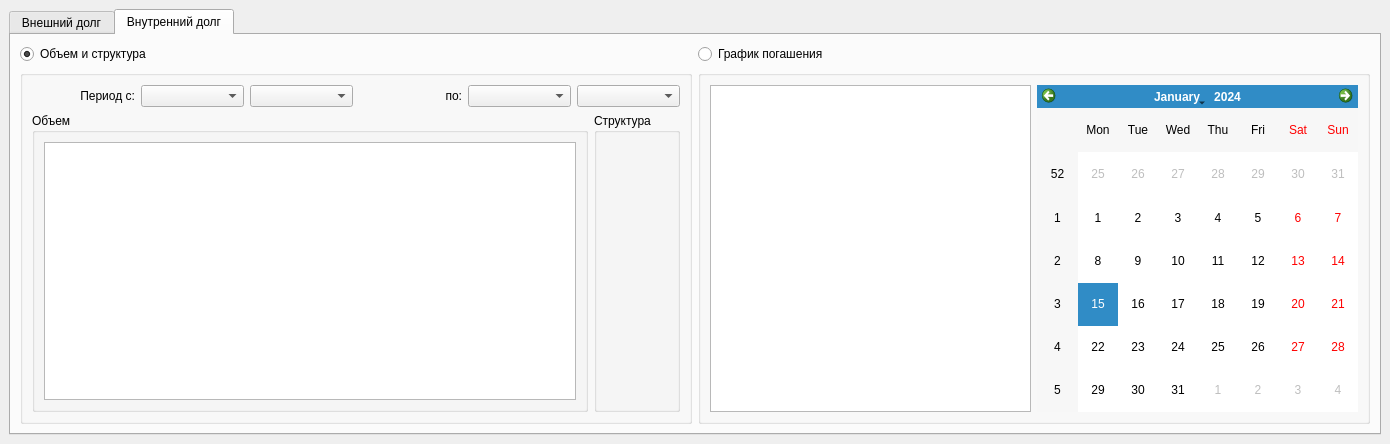
<?xml version="1.0" encoding="UTF-8"?>
<ui version="4.0">
 <class>MainWindow</class>
 <widget class="QMainWindow" name="MainWindow">
  <property name="geometry">
   <rect>
    <x>0</x>
    <y>0</y>
    <width>1390</width>
    <height>444</height>
   </rect>
  </property>
  <property name="windowTitle">
   <string>&quot;ВиГоД&quot;</string>
  </property>
  <widget class="QWidget" name="centralwidget">
   <layout class="QVBoxLayout" name="verticalLayout">
    <item>
     <widget class="QTabWidget" name="tabWidget">
      <property name="currentIndex">
       <number>1</number>
      </property>
      <widget class="QWidget" name="ExternalTab">
       <property name="enabled">
        <bool>true</bool>
       </property>
       <attribute name="title">
        <string>Внешний долг</string>
       </attribute>
       <layout class="QVBoxLayout" name="verticalLayout_5">
        <item>
         <layout class="QHBoxLayout" name="ExternalTopLayout">
          <item>
           <widget class="QRadioButton" name="ExternalVolumeRB">
            <property name="text">
             <string>Объем и структура</string>
            </property>
            <property name="checked">
             <bool>true</bool>
            </property>
           </widget>
          </item>
          <item>
           <widget class="QRadioButton" name="ExternalRepaymentRB">
            <property name="text">
             <string>График погашения</string>
            </property>
           </widget>
          </item>
         </layout>
        </item>
        <item>
         <layout class="QHBoxLayout" name="ExternalMainLayout">
          <item>
           <widget class="QGroupBox" name="ExternalVolumeGrBx">
            <property name="enabled">
             <bool>true</bool>
            </property>
            <property name="title">
             <string/>
            </property>
            <property name="flat">
             <bool>true</bool>
            </property>
            <layout class="QVBoxLayout" name="verticalLayout_6">
             <item>
              <layout class="QHBoxLayout" name="ExternalVolumeTopLayout">
               <item>
                <widget class="QLabel" name="ExternalVolumeFromLabel">
                 <property name="text">
                  <string>Период с:</string>
                 </property>
                 <property name="alignment">
                  <set>Qt::AlignRight|Qt::AlignTrailing|Qt::AlignVCenter</set>
                 </property>
                </widget>
               </item>
               <item>
                <widget class="QComboBox" name="ExternalVolumeFromMonthCmBx">
                 <property name="currentText">
                  <string/>
                 </property>
                 <property name="maxVisibleItems">
                  <number>12</number>
                 </property>
                 <property name="placeholderText">
                  <string/>
                 </property>
                </widget>
               </item>
               <item>
                <widget class="QComboBox" name="ExternalVolumeFromYearCmBx"/>
               </item>
               <item>
                <widget class="QLabel" name="ExternalVolumeToLabel">
                 <property name="text">
                  <string>по:</string>
                 </property>
                 <property name="alignment">
                  <set>Qt::AlignRight|Qt::AlignTrailing|Qt::AlignVCenter</set>
                 </property>
                </widget>
               </item>
               <item>
                <widget class="QComboBox" name="ExternalVolumeToMonthCmBx">
                 <property name="currentText">
                  <string/>
                 </property>
                 <property name="maxVisibleItems">
                  <number>12</number>
                 </property>
                 <property name="placeholderText">
                  <string/>
                 </property>
                </widget>
               </item>
               <item>
                <widget class="QComboBox" name="ExternalVolumeToYearCmBx"/>
               </item>
              </layout>
             </item>
             <item>
              <layout class="QHBoxLayout" name="ExternalVolumeMainLayout">
               <item>
                <widget class="QGroupBox" name="ExternalVolumeChartGrBx">
                 <property name="title">
                  <string>Объем</string>
                 </property>
                 <layout class="QGridLayout" name="gridLayout_2">
                  <item row="0" column="0">
                   <widget class="QChartView" name="ExternalVolumeChartView"/>
                  </item>
                 </layout>
                </widget>
               </item>
               <item>
                <widget class="QGroupBox" name="ExternalVolumeInfoGrBx">
                 <property name="title">
                  <string>Структура</string>
                 </property>
                 <layout class="QVBoxLayout" name="verticalLayout_7"/>
                </widget>
               </item>
              </layout>
             </item>
            </layout>
           </widget>
          </item>
          <item>
           <widget class="QGroupBox" name="ExternalRepaymentGrBx">
            <property name="title">
             <string/>
            </property>
            <layout class="QHBoxLayout" name="horizontalLayout_2">
             <item>
              <widget class="QChartView" name="ExternalRepaymentChartView"/>
             </item>
             <item>
              <widget class="QCalendarWidget" name="ExternalRepaymentCalendar"/>
             </item>
            </layout>
           </widget>
          </item>
         </layout>
        </item>
       </layout>
      </widget>
      <widget class="QWidget" name="InternalTab">
       <attribute name="title">
        <string>Внутренний долг</string>
       </attribute>
       <layout class="QVBoxLayout" name="verticalLayout_3">
        <item>
         <layout class="QHBoxLayout" name="InternalTopLayout">
          <item>
           <widget class="QRadioButton" name="InternalVolumeRB">
            <property name="text">
             <string>Объем и структура</string>
            </property>
            <property name="checked">
             <bool>true</bool>
            </property>
           </widget>
          </item>
          <item>
           <widget class="QRadioButton" name="InternalRepaymentRB">
            <property name="text">
             <string>График погашения</string>
            </property>
           </widget>
          </item>
         </layout>
        </item>
        <item>
         <layout class="QHBoxLayout" name="InternalMainLayout">
          <item>
           <widget class="QGroupBox" name="InternalVolumeGrBx">
            <property name="enabled">
             <bool>true</bool>
            </property>
            <property name="title">
             <string/>
            </property>
            <property name="flat">
             <bool>true</bool>
            </property>
            <layout class="QVBoxLayout" name="verticalLayout_13">
             <item>
              <layout class="QHBoxLayout" name="InternalVolumeTopLayout">
               <item>
                <widget class="QLabel" name="InternalVolumeFromLabel">
                 <property name="text">
                  <string>Период с:</string>
                 </property>
                 <property name="alignment">
                  <set>Qt::AlignRight|Qt::AlignTrailing|Qt::AlignVCenter</set>
                 </property>
                </widget>
               </item>
               <item>
                <widget class="QComboBox" name="InternalVolumeFromMonthCmBx">
                 <property name="currentText">
                  <string/>
                 </property>
                 <property name="maxVisibleItems">
                  <number>12</number>
                 </property>
                 <property name="placeholderText">
                  <string/>
                 </property>
                </widget>
               </item>
               <item>
                <widget class="QComboBox" name="InternalVolumeFromYearCmBx"/>
               </item>
               <item>
                <widget class="QLabel" name="InternalVolumeToLabel">
                 <property name="text">
                  <string>по:</string>
                 </property>
                 <property name="alignment">
                  <set>Qt::AlignRight|Qt::AlignTrailing|Qt::AlignVCenter</set>
                 </property>
                </widget>
               </item>
               <item>
                <widget class="QComboBox" name="InternalVolumeToMonthCmBx">
                 <property name="currentText">
                  <string/>
                 </property>
                 <property name="maxVisibleItems">
                  <number>12</number>
                 </property>
                 <property name="placeholderText">
                  <string/>
                 </property>
                </widget>
               </item>
               <item>
                <widget class="QComboBox" name="InternalVolumeToYearCmBx"/>
               </item>
              </layout>
             </item>
             <item>
              <layout class="QHBoxLayout" name="InternalVolumeMainLayout">
               <item>
                <widget class="QGroupBox" name="InternalVolumeChartGrBx">
                 <property name="title">
                  <string>Объем</string>
                 </property>
                 <layout class="QGridLayout" name="gridLayout_5">
                  <item row="0" column="0">
                   <widget class="QChartView" name="InternalVolumeChartView"/>
                  </item>
                 </layout>
                </widget>
               </item>
               <item>
                <widget class="QGroupBox" name="InternalVolumeInfoGrBx">
                 <property name="title">
                  <string>Структура</string>
                 </property>
                 <layout class="QVBoxLayout" name="verticalLayout_14"/>
                </widget>
               </item>
              </layout>
             </item>
            </layout>
           </widget>
          </item>
          <item>
           <widget class="QGroupBox" name="InternalRepaymentGrBx">
            <property name="title">
             <string/>
            </property>
            <layout class="QHBoxLayout" name="horizontalLayout_5">
             <item>
              <widget class="QChartView" name="InternalRepaymentChartView"/>
             </item>
             <item>
              <widget class="QCalendarWidget" name="InternalRepaymentCalendar"/>
             </item>
            </layout>
           </widget>
          </item>
         </layout>
        </item>
       </layout>
      </widget>
     </widget>
    </item>
   </layout>
  </widget>
  <widget class="QMenuBar" name="menubar">
   <property name="geometry">
    <rect>
     <x>0</x>
     <y>0</y>
     <width>1390</width>
     <height>21</height>
    </rect>
   </property>
  </widget>
 </widget>
 <customwidgets>
  <customwidget>
   <class>QChartView</class>
   <extends>QGraphicsView</extends>
   <header>QtCharts</header>
  </customwidget>
 </customwidgets>
 <resources/>
 <connections/>
</ui>
